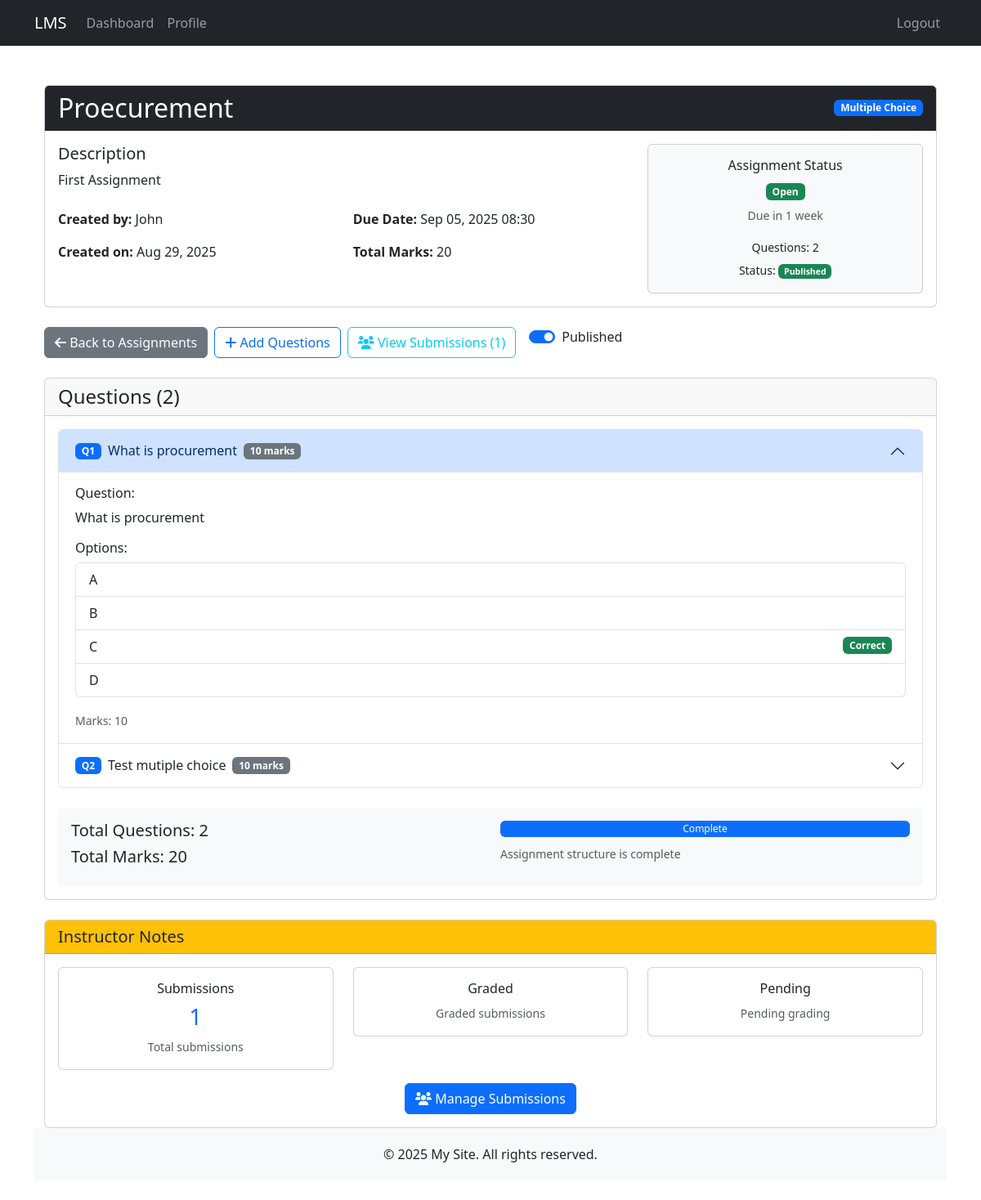
The app's page /assignments/4/ (signed in) with its own data.
### assignments/models.py (models this page shows, shortened)
class Assignment(models.Model):
    ASSIGNMENT_TYPES = (
        ('multiple_choice', 'Multiple Choice'),
        ('text_input', 'Text Input'),
        ('file_upload', 'File Upload'),
    )
    title = models.CharField(max_length=200)
    description = models.TextField()
    assignment_type = models.CharField(max_length=20, choices=ASSIGNMENT_TYPES)
    created_by = models.ForeignKey(User, on_delete=models.CASCADE, related_name='created_assignments')
    created_at = models.DateTimeField(auto_now_add=True)
    due_date = models.DateTimeField()
    total_marks = models.PositiveIntegerField(default=100)
    is_published = models.BooleanField(default=False)
    class Meta:
        ordering = ['-created_at']

class Question(models.Model):
    assignment = models.ForeignKey(Assignment, on_delete=models.CASCADE, related_name='questions')
    question_text = models.TextField()
    marks = models.PositiveIntegerField(default=10)
    order = models.PositiveIntegerField(default=0)
    class Meta:
        ordering = ['order']

class Choice(models.Model):
    question = models.ForeignKey(Question, on_delete=models.CASCADE, related_name='choices')
    choice_text = models.CharField(max_length=200)
    is_correct = models.BooleanField(default=False)

### assignments/views.py (the view)
# urls.py: path('<int:pk>/', views.assignment_detail, name='assignment_detail'),
@login_required
def assignment_detail(request, pk):
    assignment = get_object_or_404(Assignment, pk=pk)
    if not assignment.is_published and not is_trainer(request.user):
        messages.error(request, "This assignment is not available.")
        return redirect('assignments')
    student_submission = None
    if not is_trainer(request.user):
        student_submission = StudentAssignment.objects.filter(
            student=request.user, assignment=assignment
        ).first()
    context = {
        'assignment': assignment,
        'is_trainer': is_trainer(request.user),
        'student_submission': student_submission,
        'now': timezone.now()
    }
    return render(request, 'assignments/assignment_detail.html', context)

### assignments/views.py (called while the page is built)
def is_trainer(user):
    return hasattr(user, 'userprofile') and user.userprofile.user_type == 'trainer'

### templates/assignments/assignment_detail.html (shortened to what this page needs)
{% extends 'base.html' %}
{% load static %}
{% block content %}
<div class="container mt-4">
    <div class="card mb-4">
        <div class="card-header bg-dark text-white">
            <div class="d-flex justify-content-between align-items-center">
                <h2 class="mb-0">{{ assignment.title }}</h2>
                <span class="badge bg-{% if assignment.assignment_type == 'multiple_choice' %}primary{% else %}info{% endif %}">
                    {{ assignment.get_assignment_type_display }}
                </span>
            </div>
        </div>
        <div class="card-body">
            <div class="row">
                <div class="col-md-8">
                    <h5>Description</h5>
                    <p class="card-text">{{ assignment.description }}</p>
                    <div class="row mt-4">
                        <div class="col-md-6">
                            <p><strong>Created by:</strong> {{ assignment.created_by.get_full_name|default:assignment.created_by.username }}</p>
                            <p><strong>Created on:</strong> {{ assignment.created_at|date:"M d, Y" }}</p>
                        </div>
                        <div class="col-md-6">
                            <p><strong>Due Date:</strong> {{ assignment.due_date|date:"M d, Y H:i" }}</p>
                            <p><strong>Total Marks:</strong> {{ assignment.total_marks }}</p>
                        </div>
                    </div>
                </div>
                <div class="col-md-4">
                    <div class="card bg-light">
                        <div class="card-body text-center">
                            <h6>Assignment Status</h6>
                            {% if now > assignment.due_date %}
                            <span class="badge bg-danger mb-2">Closed</span>
                            <p class="small text-muted">The due date has passed</p>
                            {% else %}
                            <span class="badge bg-success mb-2">Open</span>
                            <p class="small text-muted">Due in {{ assignment.due_date|timeuntil:now }}</p>
                            {% endif %}
                            <p class="mb-1"><small>Questions: {{ assignment.questions.count }}</small></p>
                            <p class="mb-0"><small>Status:
                                <span class="badge bg-{% if assignment.is_published %}success{% else %}warning{% endif %}">
                                    {% if assignment.is_published %}Published{% else %}Draft{% endif %}
                                </span>
                            </small></p>
                        </div>
                    </div>
                </div>
            </div>
        </div>
    </div>
    <div class="row mb-4">
        <div class="col-12">
            <div class="d-flex gap-2">
                <a href="{% url 'assignments' %}" class="btn btn-secondary">
                    <i class="fas fa-arrow-left"></i> Back to Assignments
                </a>
                {% if is_trainer %}
                <a href="{% url 'add_questions' assignment.pk %}" class="btn btn-outline-primary">
                    <i class="fas fa-plus"></i> Add Questions
                </a>
                <a href="{% url 'view_submissions' assignment.pk %}" class="btn btn-outline-info">
                    <i class="fas fa-users"></i> View Submissions ({{ assignment.submissions.count }})
                </a>
               {% if is_trainer %}
                <div class="form-check form-switch d-inline-block ms-2">
                    <input class="form-check-input" type="checkbox" id="publishToggle"
                        {% if assignment.is_published %}checked{% endif %}
                        onchange="this.form.submit()">
                    <label class="form-check-label" for="publishToggle">
                        {% if assignment.is_published %}Published{% else %}Draft{% endif %}
                    </label>
                </div>
                {% endif %}
                {% endif %}
            </div>
        </div>
    </div>
    <div class="card">
        <div class="card-header">
            <h4 class="mb-0">Questions ({{ assignment.questions.count }})</h4>
        </div>
        <div class="card-body">
            {% if assignment.questions.all %}
            <div class="accordion" id="questionsAccordion">
                {% for question in assignment.questions.all %}
                <div class="accordion-item">
                    <h2 class="accordion-header" id="heading{{ forloop.counter }}">
                        <button class="accordion-button {% if not forloop.first %}collapsed{% endif %}"
                                type="button" data-bs-toggle="collapse"
                                data-bs-target="#collapse{{ forloop.counter }}"
                                aria-expanded="{% if forloop.first %}true{% else %}false{% endif %}"
                                aria-controls="collapse{{ forloop.counter }}">
                            <span class="badge bg-primary me-2">Q{{ forloop.counter }}</span>
                            {{ question.question_text|truncatewords:10 }}
                            <span class="badge bg-secondary ms-2">{{ question.marks }} marks</span>
                        </button>
                    </h2>
                    <div id="collapse{{ forloop.counter }}"
                         class="accordion-collapse collapse {% if forloop.first %}show{% endif %}"
                         aria-labelledby="heading{{ forloop.counter }}"
                         data-bs-parent="#questionsAccordion">
                        <div class="accordion-body">
                            <h6>Question:</h6>
                            <p>{{ question.question_text }}</p>
                            {% if assignment.assignment_type == 'multiple_choice' and question.choices.all %}
                            <h6>Options:</h6>
                            <div class="list-group">
                                {% for choice in question.choices.all %}
                                <div class="list-group-item">
                                    {{ choice.choice_text }}
                                    {% if choice.is_correct %}
                                    <span class="badge bg-success float-end">Correct</span>
                                    {% endif %}
                                </div>
                                {% endfor %}
                            </div>
                            {% endif %}
                            <div class="mt-3">
                                <small class="text-muted">Marks: {{ question.marks }}</small>
                            </div>
                        </div>
                    </div>
                </div>
                {% endfor %}
            </div>
            <div class="mt-4 p-3 bg-light rounded">
                <div class="row">
                    <div class="col-md-6">
                        <h5>Total Questions: {{ assignment.questions.count }}</h5>
                        <h5>Total Marks: {{ assignment.total_marks }}</h5>
                    </div>
                    <div class="col-md-6">
                        <div class="progress mb-2" style="height: 20px;">
                            <div class="progress-bar" role="progressbar"
                                 style="width: 100%" aria-valuenow="100"
                                 aria-valuemin="0" aria-valuemax="100">
                                Complete
                            </div>
                        </div>
                        <small class="text-muted">Assignment structure is complete</small>
                    </div>
                </div>
            </div>
            {% endif %}
        </div>
    </div>
    {% if is_trainer %}
    <div class="card mt-4">
        <div class="card-header bg-warning">
            <h5 class="mb-0">Instructor Notes</h5>
        </div>
        <div class="card-body">
            <div class="row">
                <div class="col-md-4">
                    <div class="card text-center mb-3">
                        <div class="card-body">
                            <h6>Submissions</h6>
                            <h3 class="text-primary">{{ assignment.submissions.count }}</h3>
                            <small class="text-muted">Total submissions</small>
                        </div>
                    </div>
                </div>
                <div class="col-md-4">
                    <div class="card text-center mb-3">
                        <div class="card-body">
                            <h6>Graded</h6>
                            <small class="text-muted">Graded submissions</small>
                        </div>
                    </div>
                </div>
                <div class="col-md-4">
                    <div class="card text-center mb-3">
                        <div class="card-body">
                            <h6>Pending</h6>
                            <small class="text-muted">Pending grading</small>
                        </div>
                    </div>
                </div>
            </div>
            <div class="text-center">
                <a href="{% url 'view_submissions' assignment.pk %}" class="btn btn-primary">
                    <i class="fas fa-users"></i> Manage Submissions
                </a>
            </div>
        </div>
    </div>
    {% endif %}
    {% endblock %}

### templates/base.html (style rules this page uses)
body { display: flex; flex-direction: column; min-height: 100vh; }

### records on screen
Assignment: title "Proecurement", assignment_type "Multiple Choice", description "First Assignment", created_by.get_full_name "John", created_at "Aug 29, 2025", due_date "Sep 05, 2025 08:30", total_marks "20", due_date "1 week", questions.count "2", submissions.count "1", is_published "☑"
Question: question_text "What is procurement", marks "10"
Choice: choice_text "A"
Choice: choice_text "B"
Choice: choice_text "C", is_correct "Correct"
Choice: choice_text "D"
Question: question_text "Test mutiple choice", marks "10"
